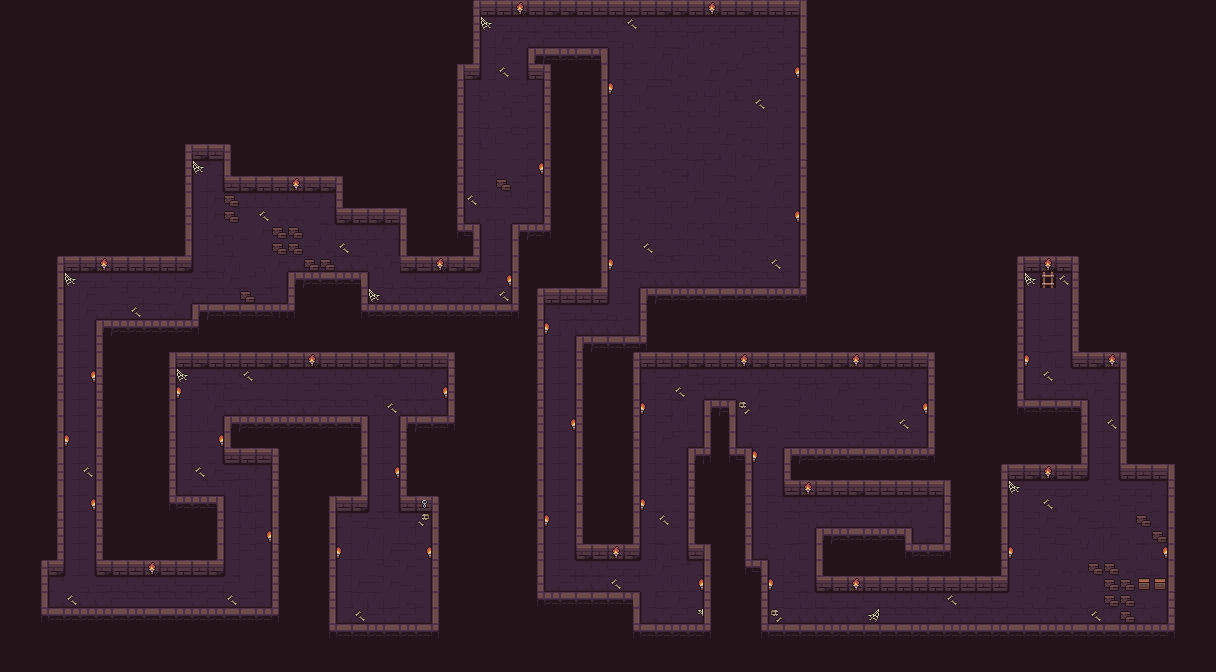

Rendered tile map (Tiled .tmx) drawn with the repository's tilesets; below, a short description and the map source with its tile grids summarised:
An orthogonal 76x42 tile map with 16x16 px tiles, 5 tile layers (map, not-movable-rockes, vico-shop, deco, ...), 9 hidden layers not drawn, 9 tilesets.

<map version="1.8" tiledversion="1.8.4" orientation="orthogonal" renderorder="right-down" width="76" height="42" tilewidth="16" tileheight="16" infinite="0" nextlayerid="28" nextobjectid="1">
 <editorsettings>
  <export target="map-wanned.json" format="json" />
 </editorsettings>
 <tileset firstgid="1" source="dungeonTileset.tsx" />
 <tileset firstgid="101" source="collision-map.tsx" />
 <tileset firstgid="102" source="collision-door.tsx" />
 <tileset firstgid="103" source="collision-object.tsx" />
 <tileset firstgid="104" source="victor.tsx" />
 <tileset firstgid="105" source="collision-pnj.tsx" />
 <tileset firstgid="106" source="thierry.tsx" />
 <tileset firstgid="107" source="collision-not-movable-rocks.tsx" />
 <tileset firstgid="108" source="Dungeon_Tileset.tsx" />
 <group id="18" name="map">
  <layer id="1" name="map" width="76" height="42">
   <data>[3192 cells, 3192 non-empty, 71 distinct tile ids]</data>
  </layer>
  <layer id="12" name="not-movable-rockes" width="76" height="42">
   <data>[3192 cells, 19 non-empty, 1 distinct tile ids]</data>
  </layer>
  <layer id="24" name="vico-shop" width="76" height="42">
   <data>[3192 cells, 2 non-empty, 1 distinct tile ids]</data>
  </layer>
  <layer id="4" name="deco" width="76" height="42">
   <data>[3192 cells, 83 non-empty, 11 distinct tile ids]</data>
  </layer>
  <layer id="26" name="trap" width="76" height="42">
   <data>[3192 cells, 1 non-empty, 1 distinct tile ids]</data>
  </layer>
 </group>
 <group id="19" name="objects" visible="0">
  <layer id="11" name="movable-rocks" width="76" height="42">
   <data>[3192 cells, 21 non-empty, 1 distinct tile ids]</data>
  </layer>
  <layer id="3" name="doors" width="76" height="42">
   <data>[3192 cells, 4 non-empty, 4 distinct tile ids]</data>
  </layer>
  <layer id="5" name="keys" width="76" height="42">
   <data>[3192 cells, 1 non-empty, 1 distinct tile ids]</data>
  </layer>
 </group>
 <layer id="9" name="pnj" width="76" height="42" visible="0">
  <data>[3192 cells, 0 non-empty, 0 distinct tile ids]</data>
 </layer>
 <group id="17" name="collisions" visible="0">
  <layer id="10" name="collision-pnj" width="76" height="42" opacity="0.44">
   <data>[3192 cells, 0 non-empty, 0 distinct tile ids]</data>
  </layer>
  <layer id="8" name="collision-object" width="76" height="42" opacity="0.42">
   <data>[3192 cells, 1 non-empty, 1 distinct tile ids]</data>
  </layer>
  <layer id="6" name="collision-door" width="76" height="42" opacity="0.35">
   <data>[3192 cells, 6 non-empty, 1 distinct tile ids]</data>
  </layer>
  <layer id="20" name="collision-map" width="76" height="42" opacity="0.4">
   <data>[3192 cells, 623 non-empty, 2 distinct tile ids]</data>
  </layer>
 </group>
 <group id="22" name="zones" visible="0">
  <layer id="23" name="spike" width="76" height="42" opacity="0.27">
   <data>[3192 cells, 24 non-empty, 1 distinct tile ids]</data>
  </layer>
 </group>
</map>
